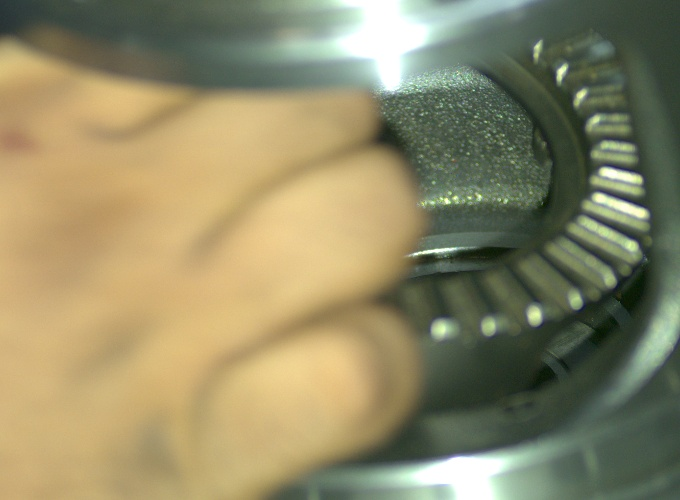
#> input picture image1.jpg, 680 x 500 px
$ python -i cam.py   (imports and definitions only)
#> lines starting #> are read from the running program, lines starting #| are printed output that depends on the picture; after the words box and inside, x2 and y2 are one past the last pixel; in counts of white or black regions, pixels touching at a corner belong together
#> further down, picture is the input picture: shape (500, 680, 3); mean B, G, R 103.8, 138.5, 144.7
from pypylon import pylon
import numpy as np
import cv2
import random
from unwrap import *
import json


s_img=0
y_points=[]
points=[]
# [14 lines left out: functions click_event, click_ypoints, not called in this run]

class camera_streams:

    def __init__(self):

        self.capture = pylon.InstantCamera(
            pylon.TlFactory.GetInstance().CreateFirstDevice())
        self.capture.Open()
        self.capture.ExposureTime.SetValue(50000)

        self.capture.StartGrabbing(pylon.GrabStrategy_LatestImageOnly)
        self.converter = pylon.ImageFormatConverter()
        self.converter.OutputPixelFormat = pylon.PixelType_RGB16packed
        self.converter.OutputBitAlignment = pylon.OutputBitAlignment_LsbAligned
        self.bgr_img = self.frame = np.ndarray(shape=(self.capture.Height.Value, self.capture.Width.Value, 3),
                                               dtype=np.uint8)

    # [19 lines left out: function get_frame, not called in this run]
    def __del__(self):
        self.capture.close()


x_upper= -0.000910834404355243445227
x_bottom=1.024152298867391453

y_upper=-0.01327994404355243445227
y_bottom=1.01329952298867391453

xy_corr={'x_corr':[x_upper,x_bottom],'y_corr':[y_upper,y_bottom]}
shape = {"tag": "label", "shape": [{"x": 0.0131332142857142842, "y": 0.01259140625},
                                      {"x": 0.50655701811449864, "y": -0.12101083440435524},#1111
                                      {"x": 0.966632539682539681, "y": 0.01259140625},
                                      {"x": 0.966632539682539681, "y": 0.9839258984375},
                                      {"x": 0.50655701811449864, "y":1.0999976929886738},#x=0.484,y=0.995  0.02259140625    #0.99889999298867991453
                                      {"x": 0.0131332142857142842, "y": 0.9839258984375}]}


cor=json.dumps(shape)
# [8 lines not run here, left out]

# [91 lines left out: function Unwrap, not called in this run]
    # [4 lines of commented-out code are left out]


def removenoise(image,plan_rod=True):
#> called with plan_rod = True
    try:
        gray = cv2.cvtColor(image, cv2.COLOR_BGR2GRAY)
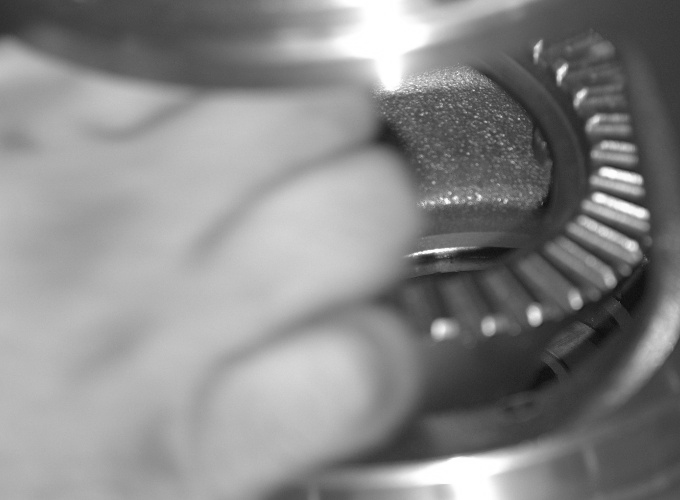
#> gray: shape (500, 680); min 13, max 255, mean 136.4
        # [6 lines of commented-out code are left out]

        height, width = gray.shape
#> height = 500; width = 680
        if plan_rod:
            gray = cv2.bilateralFilter(gray.T, 21, 95, 95)
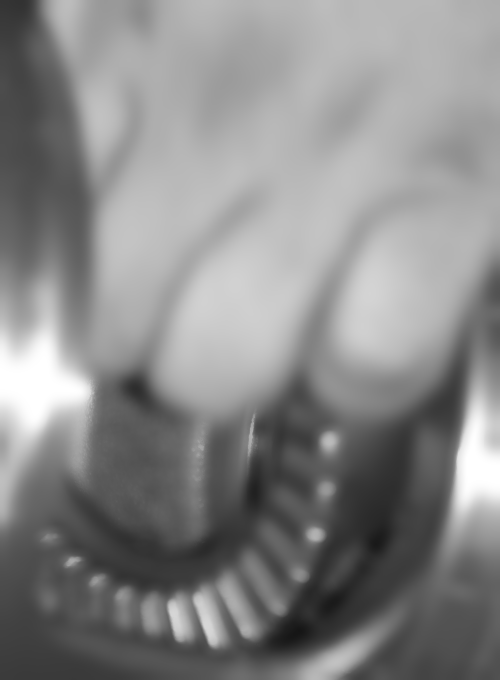
#> gray: shape (680, 500); min 21, max 255, mean 136.3
            thresh = cv2.threshold(
                gray, 0, 255, cv2.THRESH_BINARY+cv2.THRESH_OTSU)[1]
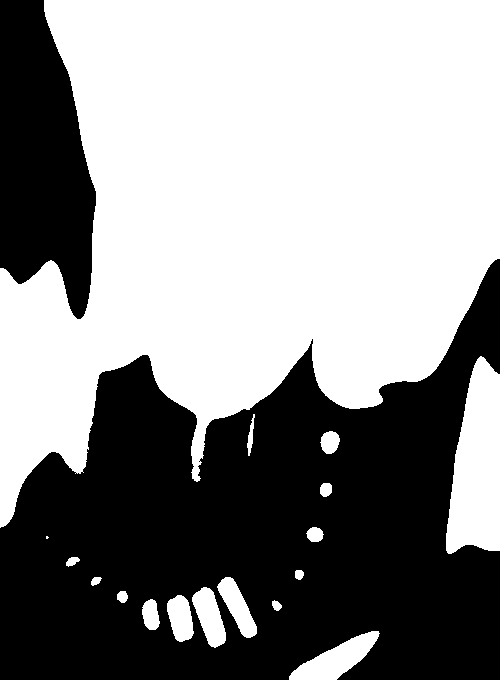
#> thresh: shape (680, 500); 56.3% white; 2 black regions, box (x1, y1, x2, y2) and area: (0, 259, 500, 680) 126601, (0, 0, 96, 319) 21978
            if height*width - np.count_nonzero(thresh == 255) > (height*width)//2:
                thresh = cv2.threshold(
                    gray, 0, 255, cv2.THRESH_BINARY_INV+cv2.THRESH_OTSU)[1]
        else:
            thresh=cv2.Canny(gray.T,11,50,2)

        thresh=cv2.dilate(thresh,(3,3),iterations=10)
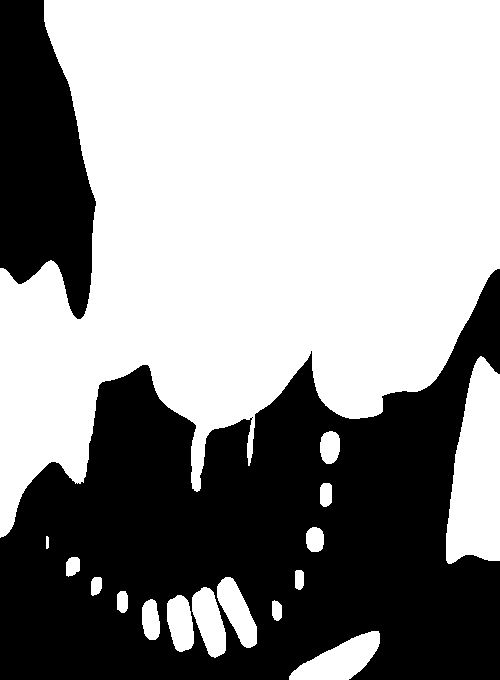
#> thresh: shape (680, 500); 58.9% white; 2 black regions, box (x1, y1, x2, y2) and area: (0, 269, 500, 680) 118166, (0, 0, 96, 319) 21458

    except:
        thresh = image.T
    if plan_rod:
        mul=4.5
    else:mul=1.5
    Thres = thresh.copy()
    height, width = thresh.shape
#> height = 680; width = 500

    summ = width*255
#> summ = 127500
    for y in range(0, height):
        x_sum = np.sum(thresh[y][:])

        if summ-x_sum > summ/mul:
            thresh[y][:] = 0
#> this loop made 680 passes
#> x_sum on passes 1 to 3: 116280, 116280, 116280
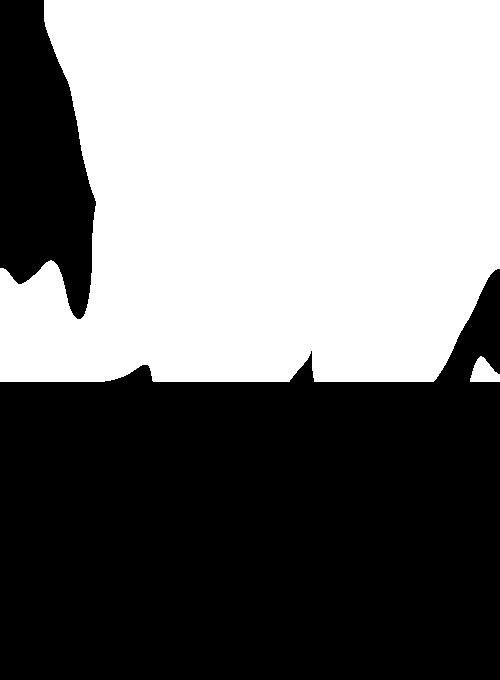
#> thresh: shape (680, 500); 48.6% white; 2 white regions, box (x1, y1, x2, y2) and area: (0, 0, 500, 382) 164847, (470, 356, 500, 382) 506
    # cv2.imshow("threshh",thresh.T)
    for y in range(0, height):
        if np.sum(thresh[y][:]) == 0:

            if y < 200:
                thresh[:y][:] = 0
                break

    for y in range(height-1, 0, -1):
        if np.sum(thresh[y][:]) == 0:
            if y > height-200:
                thresh[y:][:] = 0
                break
    return thresh.T, Thres.T


# [1 line that did not run here, left out]

x_m1=0
y_m1=0
x_m2=0
y_m2=0
# [75 lines not run here, left out]

>>> import cv2
>>> picture = cv2.imread('image1.jpg')
>>> result = removenoise(picture)
